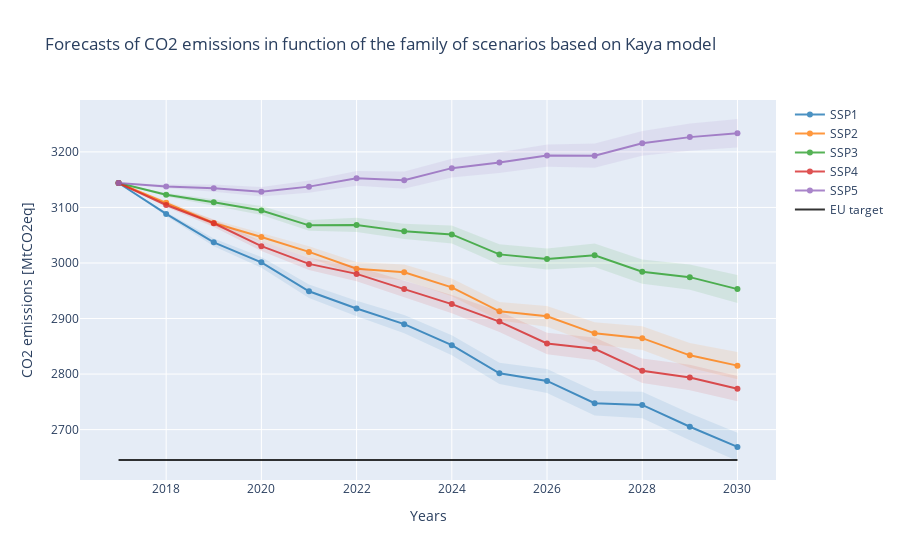
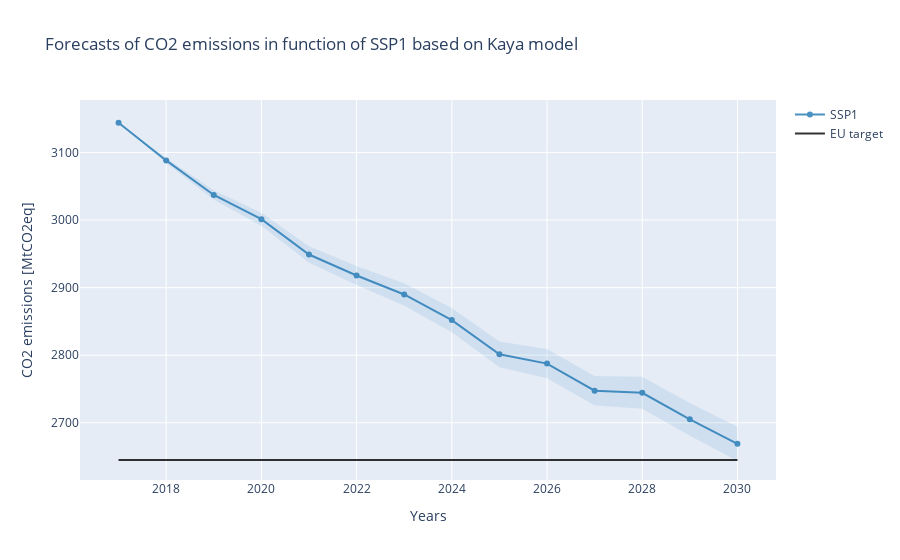
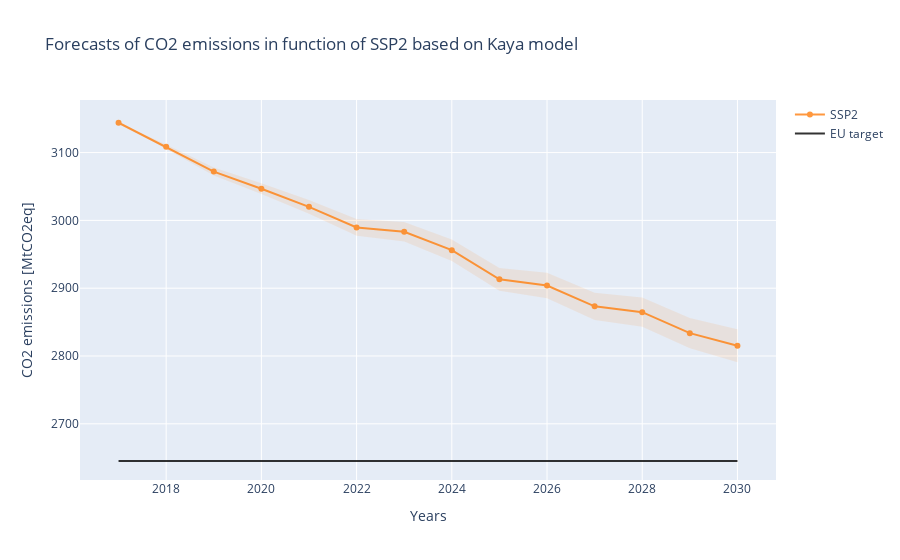
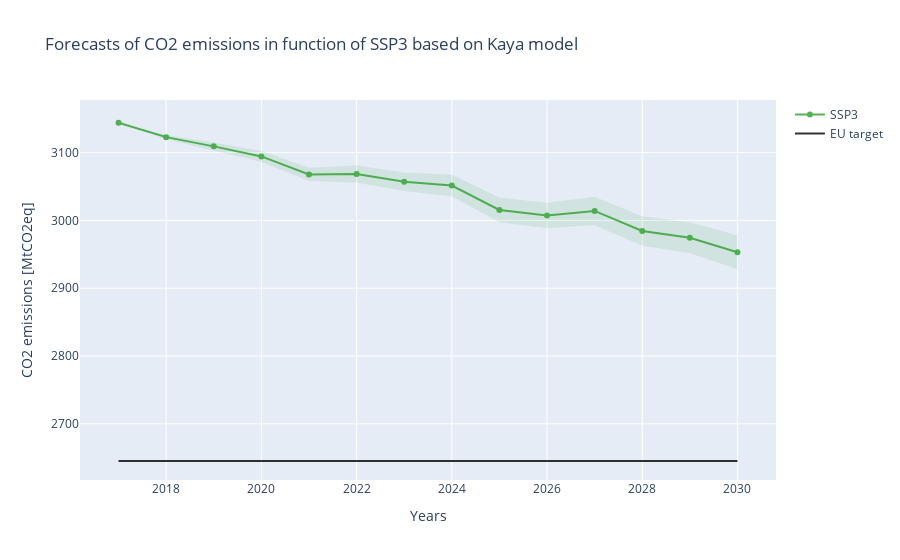

The cell these charts' notebook holds for them, in order:
### Code cell
samples = 1000

emi_kaya_triangular = get_carbon_emissions(samples, distri='triangular', show=True)

emi_kaya_normal = get_carbon_emissions(samples, distri='normal', show=True)
emi_kaya_rates_normal = get_carbon_emissions(100,'normal', file_rates, show=True)
emi_kaya_rates_triangular = get_carbon_emissions(samples, 'triangular', file_rates, show=True)
real_proj = show_real_projections(file_real_proj, show=True)
show_goals([emi_kaya_normal, emi_kaya_rates_normal, real_proj],
           name = ['Kaya model', 'Derivative of Kaya model', 'Projection', 'Target'], show=True)
projection_vs_forecasts([emi_kaya_normal, emi_kaya_rates_normal, real_proj],
                        name=['Kaya model', 'Derivative of Kaya model', 'Projections'], show=True)

### Figure 1 — Plotly figure (JSON) as saved in the notebook; plotly's stock layout.template omitted (floating-point values rounded to 4 significant figures)
{"data": [{"fill": "toself", "fillcolor": "#1f77b4", "line": {"color": "rgba(0, 0, 0, 0)"}, "name": "SSP1", "opacity": 0.1, "showlegend": false, "type": "scatter", "x": [2017, 2018, 2019, 2020, 2021, 2022, 2023, 2024, 2025, 2026, 2027, 2028, 2029, 2030, 2030, 2029, 2028, 2027, 2026, 2025, 2024, 2023, 2022, 2021, 2020, 2019, 2018, 2017], "y": [3144, 3092.0, 3044.0, 3011.0, 2961.0, 2932.0, 2906.0, 2870.0, 2820.0, 2809.0, 2769.0, 2768.0, 2729.0, 2694.0, 2643.0, 2681.0, 2721.0, 2726.0, 2766.0, 2782.0, 2834.0, 2873.0, 2904.0, 2937.0, 2992.0, 3030.0, 3085.0, 3144]}, {"line": {"color": "#1f77b4"}, "name": "SSP1", "opacity": 0.8, "type": "scatter", "x": [2017, 2018, 2019, 2020, 2021, 2022, 2023, 2024, 2025, 2026, 2027, 2028, 2029, 2030], "y": [3144, 3088.0, 3037.0, 3001.0, 2949.0, 2918.0, 2890.0, 2852.0, 2801.0, 2788.0, 2747.0, 2744.0, 2705.0, 2669.0]}, {"fill": "toself", "fillcolor": "#ff7f0e", "line": {"color": "rgba(0, 0, 0, 0)"}, "name": "SSP2", "opacity": 0.1, "showlegend": false, "type": "scatter", "x": [2017, 2018, 2019, 2020, 2021, 2022, 2023, 2024, 2025, 2026, 2027, 2028, 2029, 2030, 2030, 2029, 2028, 2027, 2026, 2025, 2024, 2023, 2022, 2021, 2020, 2019, 2018, 2017], "y": [3144, 3112.0, 3078.0, 3055.0, 3030.0, 3002.0, 2997.0, 2972.0, 2930.0, 2923.0, 2893.0, 2886.0, 2856.0, 2840.0, 2791.0, 2811.0, 2843.0, 2853.0, 2885.0, 2896.0, 2940.0, 2969.0, 2977.0, 3010.0, 3039.0, 3066.0, 3105.0, 3144]}, {"line": {"color": "#ff7f0e"}, "name": "SSP2", "opacity": 0.8, "type": "scatter", "x": [2017, 2018, 2019, 2020, 2021, 2022, 2023, 2024, 2025, 2026, 2027, 2028, 2029, 2030], "y": [3144, 3109.0, 3072.0, 3047.0, 3020.0, 2990.0, 2983.0, 2956.0, 2913.0, 2904.0, 2873.0, 2865.0, 2834.0, 2815.0]}, {"fill": "toself", "fillcolor": "#2ca02c", "line": {"color": "rgba(0, 0, 0, 0)"}, "name": "SSP3", "opacity": 0.1, "showlegend": false, "type": "scatter", "x": [2017, 2018, 2019, 2020, 2021, 2022, 2023, 2024, 2025, 2026, 2027, 2028, 2029, 2030, 2030, 2029, 2028, 2027, 2026, 2025, 2024, 2023, 2022, 2021, 2020, 2019, 2018, 2017], "y": [3144, 3126.0, 3115.0, 3103.0, 3078.0, 3081.0, 3070.0, 3068.0, 3034.0, 3026.0, 3035.0, 3006.0, 2997.0, 2978.0, 2928.0, 2952.0, 2962.0, 2993.0, 2988.0, 2997.0, 3035.0, 3043.0, 3056.0, 3058.0, 3086.0, 3103.0, 3120.0, 3144]}, {"line": {"color": "#2ca02c"}, "name": "SSP3", "opacity": 0.8, "type": "scatter", "x": [2017, 2018, 2019, 2020, 2021, 2022, 2023, 2024, 2025, 2026, 2027, 2028, 2029, 2030], "y": [3144, 3123.0, 3109.0, 3094.0, 3068.0, 3068.0, 3057.0, 3051.0, 3015.0, 3007.0, 3014.0, 2984.0, 2974.0, 2953.0]}, {"fill": "toself", "fillcolor": "#d62728", "line": {"color": "rgba(0, 0, 0, 0)"}, "name": "SSP4", "opacity": 0.1, "showlegend": false, "type": "scatter", "x": [2017, 2018, 2019, 2020, 2021, 2022, 2023, 2024, 2025, 2026, 2027, 2028, 2029, 2030, 2030, 2029, 2028, 2027, 2026, 2025, 2024, 2023, 2022, 2021, 2020, 2019, 2018, 2017], "y": [3144, 3108.0, 3078.0, 3039.0, 3009.0, 2994.0, 2968.0, 2942.0, 2913.0, 2874.0, 2866.0, 2828.0, 2817.0, 2796.0, 2751.0, 2771.0, 2784.0, 2825.0, 2836.0, 2876.0, 2910.0, 2938.0, 2967.0, 2987.0, 3021.0, 3065.0, 3101.0, 3144]}, {"line": {"color": "#d62728"}, "name": "SSP4", "opacity": 0.8, "type": "scatter", "x": [2017, 2018, 2019, 2020, 2021, 2022, 2023, 2024, 2025, 2026, 2027, 2028, 2029, 2030], "y": [3144, 3104.0, 3072.0, 3030.0, 2998.0, 2980.0, 2953.0, 2926.0, 2894.0, 2855.0, 2846.0, 2806.0, 2794.0, 2774.0]}, {"fill": "toself", "fillcolor": "#9467bd", "line": {"color": "rgba(0, 0, 0, 0)"}, "name": "SSP5", "opacity": 0.1, "showlegend": false, "type": "scatter", "x": [2017, 2018, 2019, 2020, 2021, 2022, 2023, 2024, 2025, 2026, 2027, 2028, 2029, 2030, 2030, 2029, 2028, 2027, 2026, 2025, 2024, 2023, 2022, 2021, 2020, 2019, 2018, 2017], "y": [3144, 3141.0, 3141.0, 3137.0, 3148.0, 3166.0, 3165.0, 3188.0, 3199.0, 3213.0, 3215.0, 3238.0, 3251.0, 3259.0, 3208.0, 3202.0, 3193.0, 3171.0, 3173.0, 3162.0, 3154.0, 3134.0, 3139.0, 3127.0, 3120.0, 3128.0, 3134.0, 3144]}, {"line": {"color": "#9467bd"}, "name": "SSP5", "opacity": 0.8, "type": "scatter", "x": [2017, 2018, 2019, 2020, 2021, 2022, 2023, 2024, 2025, 2026, 2027, 2028, 2029, 2030], "y": [3144, 3138.0, 3135.0, 3128.0, 3137.0, 3152.0, 3149.0, 3171.0, 3181.0, 3193.0, 3193.0, 3215.0, 3227.0, 3234.0]}, {"line": {"color": "Black"}, "mode": "lines", "name": "EU target", "opacity": 0.8, "type": "scatter", "x": [2017, 2018, 2019, 2020, 2021, 2022, 2023, 2024, 2025, 2026, 2027, 2028, 2029, 2030], "y": [2645.0, 2645.0, 2645.0, 2645.0, 2645.0, 2645.0, 2645.0, 2645.0, 2645.0, 2645.0, 2645.0, 2645.0, 2645.0, 2645.0]}], "layout": {"title": {"text": "Forecasts of CO2 emissions in function of the family of scenarios based on Kaya model"}, "xaxis": {"title": {"text": "Years"}}, "yaxis": {"title": {"text": "CO2 emissions [MtCO2eq]"}}}}

### Figure 2 — Plotly figure (JSON) as saved in the notebook; plotly's stock layout.template omitted (floating-point values rounded to 4 significant figures)
{"data": [{"fill": "toself", "fillcolor": "#1f77b4", "line": {"color": "rgba(0, 0, 0, 0)"}, "name": "SSP1", "opacity": 0.1, "showlegend": false, "type": "scatter", "x": [2017, 2018, 2019, 2020, 2021, 2022, 2023, 2024, 2025, 2026, 2027, 2028, 2029, 2030, 2030, 2029, 2028, 2027, 2026, 2025, 2024, 2023, 2022, 2021, 2020, 2019, 2018, 2017], "y": [3144, 3092.0, 3044.0, 3011.0, 2961.0, 2932.0, 2906.0, 2870.0, 2820.0, 2809.0, 2769.0, 2768.0, 2729.0, 2694.0, 2643.0, 2681.0, 2721.0, 2726.0, 2766.0, 2782.0, 2834.0, 2873.0, 2904.0, 2937.0, 2992.0, 3030.0, 3085.0, 3144]}, {"line": {"color": "#1f77b4"}, "name": "SSP1", "opacity": 0.8, "type": "scatter", "x": [2017, 2018, 2019, 2020, 2021, 2022, 2023, 2024, 2025, 2026, 2027, 2028, 2029, 2030], "y": [3144, 3088.0, 3037.0, 3001.0, 2949.0, 2918.0, 2890.0, 2852.0, 2801.0, 2788.0, 2747.0, 2744.0, 2705.0, 2669.0]}, {"line": {"color": "Black"}, "mode": "lines", "name": "EU target", "opacity": 0.8, "type": "scatter", "x": [2017, 2018, 2019, 2020, 2021, 2022, 2023, 2024, 2025, 2026, 2027, 2028, 2029, 2030], "y": [2645.0, 2645.0, 2645.0, 2645.0, 2645.0, 2645.0, 2645.0, 2645.0, 2645.0, 2645.0, 2645.0, 2645.0, 2645.0, 2645.0]}], "layout": {"title": {"text": "Forecasts of CO2 emissions in function of SSP1 based on Kaya model"}, "xaxis": {"title": {"text": "Years"}}, "yaxis": {"title": {"text": "CO2 emissions [MtCO2eq]"}}}}

### Figure 3 — Plotly figure (JSON) as saved in the notebook; plotly's stock layout.template omitted (floating-point values rounded to 4 significant figures)
{"data": [{"fill": "toself", "fillcolor": "#ff7f0e", "line": {"color": "rgba(0, 0, 0, 0)"}, "name": "SSP2", "opacity": 0.1, "showlegend": false, "type": "scatter", "x": [2017, 2018, 2019, 2020, 2021, 2022, 2023, 2024, 2025, 2026, 2027, 2028, 2029, 2030, 2030, 2029, 2028, 2027, 2026, 2025, 2024, 2023, 2022, 2021, 2020, 2019, 2018, 2017], "y": [3144, 3112.0, 3078.0, 3055.0, 3030.0, 3002.0, 2997.0, 2972.0, 2930.0, 2923.0, 2893.0, 2886.0, 2856.0, 2840.0, 2791.0, 2811.0, 2843.0, 2853.0, 2885.0, 2896.0, 2940.0, 2969.0, 2977.0, 3010.0, 3039.0, 3066.0, 3105.0, 3144]}, {"line": {"color": "#ff7f0e"}, "name": "SSP2", "opacity": 0.8, "type": "scatter", "x": [2017, 2018, 2019, 2020, 2021, 2022, 2023, 2024, 2025, 2026, 2027, 2028, 2029, 2030], "y": [3144, 3109.0, 3072.0, 3047.0, 3020.0, 2990.0, 2983.0, 2956.0, 2913.0, 2904.0, 2873.0, 2865.0, 2834.0, 2815.0]}, {"line": {"color": "Black"}, "mode": "lines", "name": "EU target", "opacity": 0.8, "type": "scatter", "x": [2017, 2018, 2019, 2020, 2021, 2022, 2023, 2024, 2025, 2026, 2027, 2028, 2029, 2030], "y": [2645.0, 2645.0, 2645.0, 2645.0, 2645.0, 2645.0, 2645.0, 2645.0, 2645.0, 2645.0, 2645.0, 2645.0, 2645.0, 2645.0]}], "layout": {"title": {"text": "Forecasts of CO2 emissions in function of SSP2 based on Kaya model"}, "xaxis": {"title": {"text": "Years"}}, "yaxis": {"title": {"text": "CO2 emissions [MtCO2eq]"}}}}

### Figure 4 — Plotly figure (JSON) as saved in the notebook; plotly's stock layout.template omitted (floating-point values rounded to 4 significant figures)
{"data": [{"fill": "toself", "fillcolor": "#2ca02c", "line": {"color": "rgba(0, 0, 0, 0)"}, "name": "SSP3", "opacity": 0.1, "showlegend": false, "type": "scatter", "x": [2017, 2018, 2019, 2020, 2021, 2022, 2023, 2024, 2025, 2026, 2027, 2028, 2029, 2030, 2030, 2029, 2028, 2027, 2026, 2025, 2024, 2023, 2022, 2021, 2020, 2019, 2018, 2017], "y": [3144, 3126.0, 3115.0, 3103.0, 3078.0, 3081.0, 3070.0, 3068.0, 3034.0, 3026.0, 3035.0, 3006.0, 2997.0, 2978.0, 2928.0, 2952.0, 2962.0, 2993.0, 2988.0, 2997.0, 3035.0, 3043.0, 3056.0, 3058.0, 3086.0, 3103.0, 3120.0, 3144]}, {"line": {"color": "#2ca02c"}, "name": "SSP3", "opacity": 0.8, "type": "scatter", "x": [2017, 2018, 2019, 2020, 2021, 2022, 2023, 2024, 2025, 2026, 2027, 2028, 2029, 2030], "y": [3144, 3123.0, 3109.0, 3094.0, 3068.0, 3068.0, 3057.0, 3051.0, 3015.0, 3007.0, 3014.0, 2984.0, 2974.0, 2953.0]}, {"line": {"color": "Black"}, "mode": "lines", "name": "EU target", "opacity": 0.8, "type": "scatter", "x": [2017, 2018, 2019, 2020, 2021, 2022, 2023, 2024, 2025, 2026, 2027, 2028, 2029, 2030], "y": [2645.0, 2645.0, 2645.0, 2645.0, 2645.0, 2645.0, 2645.0, 2645.0, 2645.0, 2645.0, 2645.0, 2645.0, 2645.0, 2645.0]}], "layout": {"title": {"text": "Forecasts of CO2 emissions in function of SSP3 based on Kaya model"}, "xaxis": {"title": {"text": "Years"}}, "yaxis": {"title": {"text": "CO2 emissions [MtCO2eq]"}}}}
